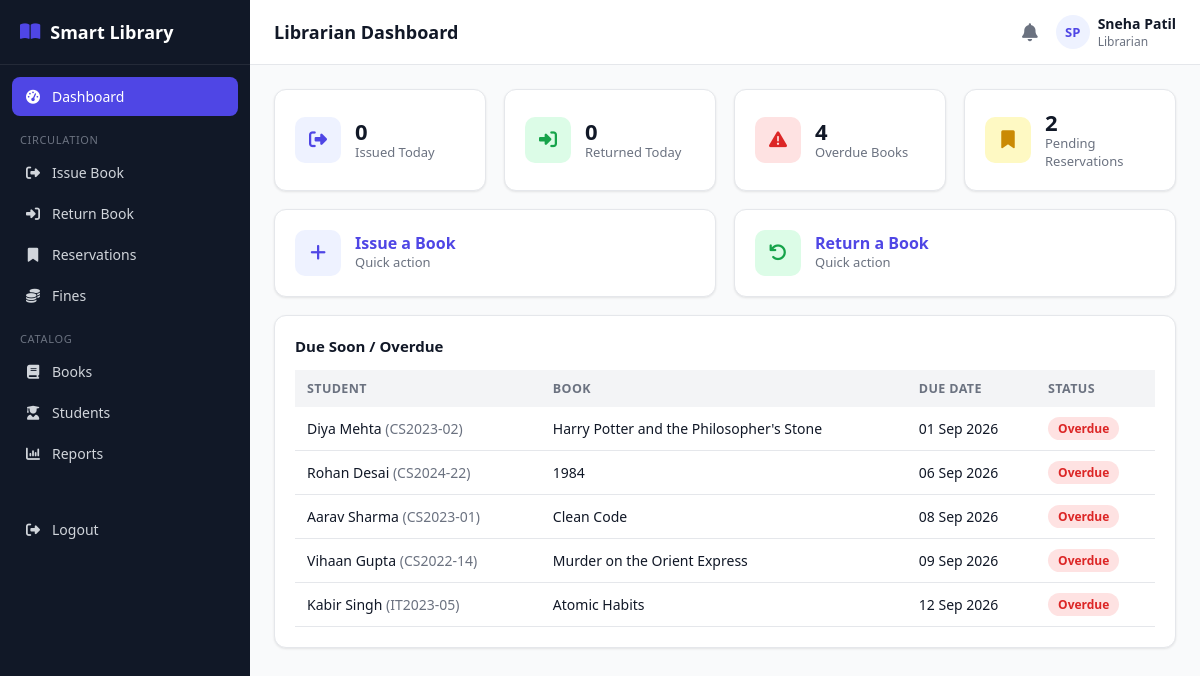
/librarian/dashboard.php (signed in), run on the app's committed database.
### tables this page shows
CREATE TABLE book_issues (
    id INT AUTO_INCREMENT PRIMARY KEY,
    student_id INT NOT NULL,
    book_id INT NOT NULL,
    issued_by INT DEFAULT NULL,           
    issue_date DATE NOT NULL,
    due_date DATE NOT NULL,
    return_date DATE DEFAULT NULL,
    status ENUM('issued','returned','overdue','lost') NOT NULL DEFAULT 'issued',
    created_at TIMESTAMP DEFAULT CURRENT_TIMESTAMP,
    FOREIGN KEY (student_id) REFERENCES students(id) ON DELETE CASCADE,
    FOREIGN KEY (book_id) REFERENCES books(id) ON DELETE CASCADE,
    FOREIGN KEY (issued_by) REFERENCES users(id) ON DELETE SET NULL
);

CREATE TABLE users (
    id INT AUTO_INCREMENT PRIMARY KEY,
    name VARCHAR(120) NOT NULL,
    email VARCHAR(150) NOT NULL UNIQUE,
    password VARCHAR(255) NOT NULL,
    role ENUM('admin','librarian','student') NOT NULL,
    phone VARCHAR(20) DEFAULT NULL,
    photo VARCHAR(255) DEFAULT NULL,
    status ENUM('active','inactive') NOT NULL DEFAULT 'active',
    reset_token VARCHAR(255) DEFAULT NULL,
    reset_expires DATETIME DEFAULT NULL,
    created_at TIMESTAMP DEFAULT CURRENT_TIMESTAMP,
    updated_at TIMESTAMP DEFAULT CURRENT_TIMESTAMP ON UPDATE CURRENT_TIMESTAMP
);

CREATE TABLE students (
    id INT AUTO_INCREMENT PRIMARY KEY,
    user_id INT NOT NULL,
    roll_number VARCHAR(40) NOT NULL UNIQUE,
    course VARCHAR(100) DEFAULT NULL,
    department VARCHAR(100) DEFAULT NULL,
    year VARCHAR(20) DEFAULT NULL,
    division VARCHAR(20) DEFAULT NULL,
    address VARCHAR(255) DEFAULT NULL,
    registration_date DATE NOT NULL,
    max_books INT NOT NULL DEFAULT 3,
    created_at TIMESTAMP DEFAULT CURRENT_TIMESTAMP,
    updated_at TIMESTAMP DEFAULT CURRENT_TIMESTAMP ON UPDATE CURRENT_TIMESTAMP,
    FOREIGN KEY (user_id) REFERENCES users(id) ON DELETE CASCADE
);

CREATE TABLE books (
    id INT AUTO_INCREMENT PRIMARY KEY,
    isbn VARCHAR(30) NOT NULL UNIQUE,
    title VARCHAR(200) NOT NULL,
    author_id INT DEFAULT NULL,
    category_id INT DEFAULT NULL,
    publisher_id INT DEFAULT NULL,
    publication_year YEAR DEFAULT NULL,
    edition VARCHAR(30) DEFAULT NULL,
    language VARCHAR(40) DEFAULT 'English',
    pages INT DEFAULT NULL,
    price DECIMAL(10,2) DEFAULT 0.00,
    shelf_number VARCHAR(30) DEFAULT NULL,
    total_copies INT NOT NULL DEFAULT 1,
    available_copies INT NOT NULL DEFAULT 1,
    description TEXT DEFAULT NULL,
    image VARCHAR(255) DEFAULT NULL,
    status ENUM('active','inactive') NOT NULL DEFAULT 'active',
    created_at TIMESTAMP DEFAULT CURRENT_TIMESTAMP,
    updated_at TIMESTAMP DEFAULT CURRENT_TIMESTAMP ON UPDATE CURRENT_TIMESTAMP,
    FOREIGN KEY (author_id) REFERENCES authors(id) ON DELETE SET NULL,
    FOREIGN KEY (category_id) REFERENCES categories(id) ON DELETE SET NULL,
    FOREIGN KEY (publisher_id) REFERENCES publishers(id) ON DELETE SET NULL,
    INDEX idx_title (title),
    INDEX idx_isbn (isbn)
);

### librarian/dashboard.php (the view, shortened to what this page needs)
<?php
require_once __DIR__ . '/../includes/functions.php';
require_once __DIR__ . '/../includes/auth-check.php';
$issuedToday = (int)$pdo->query("SELECT COUNT(*) FROM book_issues WHERE issue_date = CURDATE()")->fetchColumn();
$returnedToday = (int)$pdo->query("SELECT COUNT(*) FROM book_returns WHERE return_date = CURDATE()")->fetchColumn();
$overdueBooks = (int)$pdo->query("SELECT COUNT(*) FROM book_issues WHERE status='issued' AND due_date < CURDATE()")->fetchColumn();
$pendingReservations = (int)$pdo->query("SELECT COUNT(*) FROM reservations WHERE status IN ('pending','approved')")->fetchColumn();
$dueSoon = $pdo->query("
    SELECT bi.*, b.title, u.name student_name, s.roll_number
    FROM book_issues bi
    JOIN books b ON b.id=bi.book_id
    JOIN students s ON s.id=bi.student_id
    JOIN users u ON u.id=s.user_id
    WHERE bi.status IN ('issued','overdue') AND bi.due_date <= DATE_ADD(CURDATE(), INTERVAL 3 DAY)
    ORDER BY bi.due_date ASC LIMIT 8")->fetchAll();
include __DIR__ . '/../includes/header.php';
?>
<div class="grid grid-4">
    <div class="card stat-card"><div class="icon blue"><i class="fa-solid fa-right-from-bracket"></i></div><div><div class="num"><?= $issuedToday ?></div><div class="label">Issued Today</div></div></div>
    <div class="card stat-card"><div class="icon green"><i class="fa-solid fa-right-to-bracket"></i></div><div><div class="num"><?= $returnedToday ?></div><div class="label">Returned Today</div></div></div>
    <div class="card stat-card"><div class="icon red"><i class="fa-solid fa-triangle-exclamation"></i></div><div><div class="num"><?= $overdueBooks ?></div><div class="label">Overdue Books</div></div></div>
    <div class="card stat-card"><div class="icon yellow"><i class="fa-solid fa-bookmark"></i></div><div><div class="num"><?= $pendingReservations ?></div><div class="label">Pending Reservations</div></div></div>
</div>
<div class="grid grid-2" style="margin-top:18px;">
    <a href="issue-book.php" class="card stat-card" style="text-decoration:none;">
        <div class="icon blue"><i class="fa-solid fa-plus"></i></div>
        <div><div class="num" style="font-size:16px;">Issue a Book</div><div class="label">Quick action</div></div>
    </a>
    <a href="return-book.php" class="card stat-card" style="text-decoration:none;">
        <div class="icon green"><i class="fa-solid fa-arrow-rotate-left"></i></div>
        <div><div class="num" style="font-size:16px;">Return a Book</div><div class="label">Quick action</div></div>
    </a>
</div>
<div class="card" style="margin-top:18px;">
    <h3>Due Soon / Overdue</h3>
    <?php if (!$dueSoon): ?>
        <div class="empty-state"><i class="fa-solid fa-circle-check"></i>Nothing due in the next 3 days.</div>
    <?php else: ?>
    <div class="table-wrap">
        <table class="data-table">
            <thead><tr><th>Student</th><th>Book</th><th>Due Date</th><th>Status</th></tr></thead>
            <tbody>
            <?php foreach ($dueSoon as $r):
                $displayStatus = strtotime($r['due_date']) < strtotime(date('Y-m-d')) ? 'overdue' : 'issued';
            ?>
                <tr>
                    <td><?= e($r['student_name']) ?> <span class="text-muted">(<?= e($r['roll_number']) ?>)</span></td>
                    <td><?= e($r['title']) ?></td>
                    <td><?= fmtDate($r['due_date']) ?></td>
                    <td><?= statusBadge($displayStatus) ?></td>
                </tr>
            <?php endforeach; ?>
            </tbody>
        </table>
    </div>
    <?php endif; ?>
</div>
<?php include __DIR__ . '/../includes/footer.php'; ?>

### includes/functions.php (shortened to what this page needs)
<?php
function e($value) {
    return htmlspecialchars($value ?? '', ENT_QUOTES, 'UTF-8');
}
function fmtDate($date) {
    return date('d M Y', strtotime($date));
}
function statusBadge($status) {
    $colors = [
        'active' => 'badge-green', 'available' => 'badge-green', 'paid' => 'badge-green',
        'returned' => 'badge-green', 'completed' => 'badge-green', 'approved' => 'badge-green', 'ready' => 'badge-green',
        'issued' => 'badge-blue', 'pending' => 'badge-yellow',
        'overdue' => 'badge-red', 'inactive' => 'badge-gray', 'cancelled' => 'badge-gray',
        'expired' => 'badge-gray', 'lost' => 'badge-red', 'damaged' => 'badge-red', 'waived' => 'badge-gray',
    ];
    $class = $colors[$status] ?? 'badge-gray';
    return '<span class="badge ' . $class . '">' . e(ucfirst($status)) . '</span>';
}

### assets/css/style.css (style rules this page uses)
:root { --primary: #4f46e5; --primary-dark: #4338ca; --primary-light: #eef2ff; --success: #16a34a; --success-light: #dcfce7; --warning: #ca8a04; --warning-light: #fef9c3; --danger: #dc2626; --danger-light: #fee2e2; --gray: #6b7280; --gray-light: #f3f4f6; --border: #e5e7eb; --text: #111827; --text-muted: #6b7280; --bg: #f9fafb; --white: #ffffff; --sidebar-w: 250px; --radius: 12px; --shadow: 0 1px 3px rgba(0,0,0,0.06), 0 1px 2px rgba(0,0,0,0.04); }
* { box-sizing: border-box; }
body { margin: 0; font-family: 'Segoe UI', system-ui, -apple-system, Roboto, sans-serif; background: var(--bg); color: var(--text); font-size: 15px; }
a { color: var(--primary); text-decoration: none; }
.grid { display: grid; gap: 18px; }
.grid-4 { grid-template-columns: repeat(4, 1fr); }
.grid-2 { grid-template-columns: repeat(2, 1fr); }
.card { background: var(--white); border: 1px solid var(--border); border-radius: var(--radius); box-shadow: var(--shadow); padding: 20px; }
.card h3 { margin: 0 0 14px; font-size: 15px; font-weight: 700; }
.stat-card { display: flex; align-items: center; gap: 14px; }
.stat-card .icon { width: 46px; height: 46px; border-radius: 10px; display: flex; align-items: center; justify-content: center; font-size: 18px; flex-shrink: 0; }
.stat-card .icon.blue { background: var(--primary-light); color: var(--primary); }
.stat-card .icon.green { background: var(--success-light); color: var(--success); }
.stat-card .icon.yellow { background: var(--warning-light); color: var(--warning); }
.stat-card .icon.red { background: var(--danger-light); color: var(--danger); }
.stat-card .num { font-size: 22px; font-weight: 800; line-height: 1.1; }
.stat-card .label { font-size: 13px; color: var(--text-muted); }
.table-wrap { overflow-x: auto; }
table.data-table { width: 100%; border-collapse: collapse; font-size: 14px; }
.data-table th { text-align: left; padding: 10px 12px; background: var(--gray-light); font-weight: 700; font-size: 12.5px; text-transform: uppercase; letter-spacing: 0.03em; color: var(--text-muted); white-space: nowrap; }
.data-table td { padding: 10px 12px; border-bottom: 1px solid var(--border); vertical-align: middle; }
.badge { padding: 3px 10px; border-radius: 999px; font-size: 12px; font-weight: 700; display: inline-block; }
.badge-red { background: var(--danger-light); color: var(--danger); }
.text-muted { color: var(--text-muted); }

### data on the page
book_issues: users.name "Diya Mehta", student.roll_number "CS2023-02", book.title "Harry Potter and the Philosopher's Stone", due_date "01 Sep 2026", due_date "Overdue"
book_issues: users.name "Rohan Desai", student.roll_number "CS2024-22", book.title "1984", due_date "06 Sep 2026", due_date "Overdue"
book_issues: users.name "Aarav Sharma", student.roll_number "CS2023-01", book.title "Clean Code", due_date "08 Sep 2026", due_date "Overdue"
book_issues: users.name "Vihaan Gupta", student.roll_number "CS2022-14", book.title "Murder on the Orient Express", due_date "09 Sep 2026", due_date "Overdue"
book_issues: users.name "Kabir Singh", student.roll_number "IT2023-05", book.title "Atomic Habits", due_date "12 Sep 2026", due_date "Overdue"

### other printed values
$label "Dashboard"
$item['_section'] "CIRCULATION"
$label "Issue Book"
$label "Return Book"
$label "Reservations"
$label "Fines"
$item['_section'] "CATALOG"
$label "Books"
$label "Students"
$label "Reports"
$pageTitle "Librarian Dashboard"
$initials "SP"
$_SESSION['name'] "Sneha Patil"
$_SESSION['role'] "Librarian"
$issuedToday "0"
